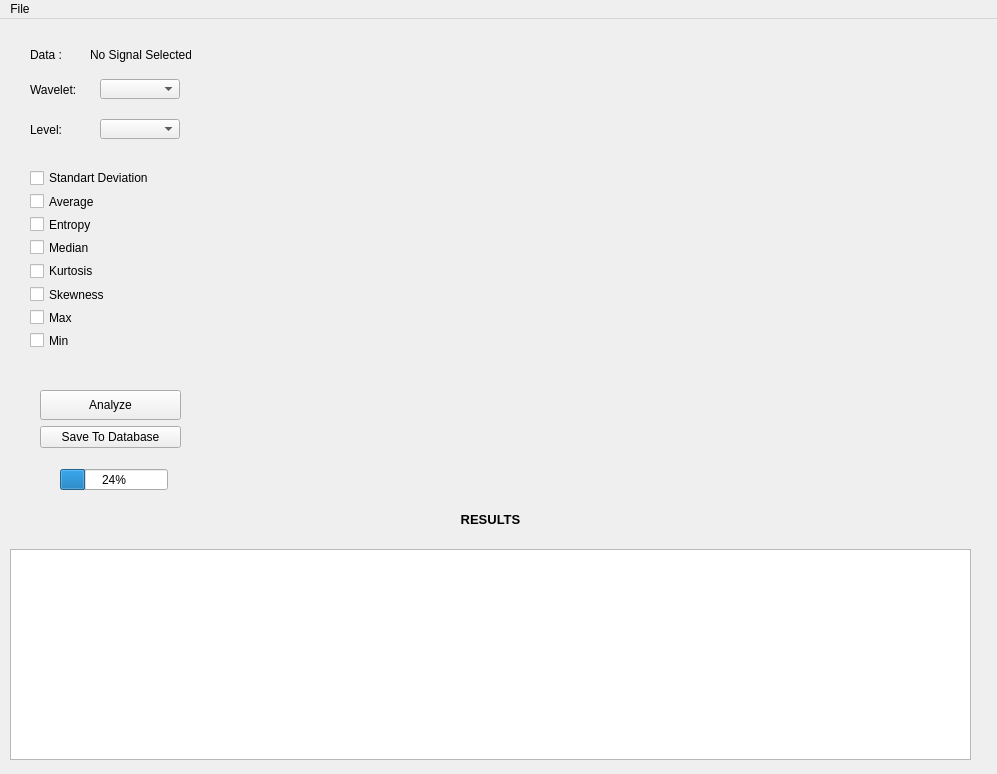
<?xml version="1.0" encoding="UTF-8"?>
<ui version="4.0">
 <class>MainWindow</class>
 <widget class="QMainWindow" name="MainWindow">
  <property name="geometry">
   <rect>
    <x>0</x>
    <y>0</y>
    <width>997</width>
    <height>774</height>
   </rect>
  </property>
  <property name="sizePolicy">
   <sizepolicy hsizetype="Fixed" vsizetype="Fixed">
    <horstretch>0</horstretch>
    <verstretch>0</verstretch>
   </sizepolicy>
  </property>
  <property name="windowTitle">
   <string>MainWindow</string>
  </property>
  <widget class="QWidget" name="centralwidget">
   <widget class="MplWidget" name="MplWidget" native="true">
    <property name="geometry">
     <rect>
      <x>240</x>
      <y>30</y>
      <width>731</width>
      <height>441</height>
     </rect>
    </property>
   </widget>
   <widget class="QTableWidget" name="tableWidget_1D_matrix">
    <property name="geometry">
     <rect>
      <x>10</x>
      <y>530</y>
      <width>961</width>
      <height>211</height>
     </rect>
    </property>
   </widget>
   <widget class="QWidget" name="verticalLayoutWidget_3">
    <property name="geometry">
     <rect>
      <x>40</x>
      <y>360</y>
      <width>141</width>
      <height>81</height>
     </rect>
    </property>
    <layout class="QVBoxLayout" name="verticalLayout_3">
     <item>
      <layout class="QVBoxLayout" name="verticalLayout_2">
       <item>
        <widget class="QPushButton" name="pushButton_1D_Analyze">
         <property name="sizePolicy">
          <sizepolicy hsizetype="Fixed" vsizetype="Fixed">
           <horstretch>0</horstretch>
           <verstretch>0</verstretch>
          </sizepolicy>
         </property>
         <property name="minimumSize">
          <size>
           <width>3</width>
           <height>3</height>
          </size>
         </property>
         <property name="maximumSize">
          <size>
           <width>150</width>
           <height>30</height>
          </size>
         </property>
         <property name="text">
          <string>Analyze</string>
         </property>
        </widget>
       </item>
       <item>
        <widget class="QPushButton" name="pushButton_save_to_db">
         <property name="text">
          <string>Save To Database</string>
         </property>
        </widget>
       </item>
      </layout>
     </item>
    </layout>
   </widget>
   <widget class="QProgressBar" name="progressBar">
    <property name="geometry">
     <rect>
      <x>60</x>
      <y>450</y>
      <width>108</width>
      <height>21</height>
     </rect>
    </property>
    <property name="sizePolicy">
     <sizepolicy hsizetype="Fixed" vsizetype="Fixed">
      <horstretch>0</horstretch>
      <verstretch>0</verstretch>
     </sizepolicy>
    </property>
    <property name="value">
     <number>24</number>
    </property>
    <property name="alignment">
     <set>Qt::AlignCenter</set>
    </property>
   </widget>
   <widget class="QWidget" name="layoutWidget">
    <property name="geometry">
     <rect>
      <x>30</x>
      <y>150</y>
      <width>169</width>
      <height>180</height>
     </rect>
    </property>
    <layout class="QVBoxLayout" name="verticalLayout_6">
     <item>
      <widget class="QCheckBox" name="checkBox_1D_StandartDeviation">
       <property name="text">
        <string>Standart Deviation</string>
       </property>
      </widget>
     </item>
     <item>
      <widget class="QCheckBox" name="checkBox_1D_Average">
       <property name="text">
        <string>Average</string>
       </property>
      </widget>
     </item>
     <item>
      <widget class="QCheckBox" name="checkBox_1D_Entropy">
       <property name="text">
        <string>Entropy</string>
       </property>
      </widget>
     </item>
     <item>
      <widget class="QCheckBox" name="checkBox_1D_Median">
       <property name="text">
        <string>Median</string>
       </property>
      </widget>
     </item>
     <item>
      <widget class="QCheckBox" name="checkBox_1D_Kurtosis">
       <property name="text">
        <string>Kurtosis</string>
       </property>
      </widget>
     </item>
     <item>
      <widget class="QCheckBox" name="checkBox_1D_Skewness">
       <property name="text">
        <string>Skewness</string>
       </property>
      </widget>
     </item>
     <item>
      <widget class="QCheckBox" name="checkBox_1D_Max">
       <property name="text">
        <string>Max</string>
       </property>
      </widget>
     </item>
     <item>
      <widget class="QCheckBox" name="checkBox_1D_Min">
       <property name="text">
        <string>Min</string>
       </property>
      </widget>
     </item>
    </layout>
   </widget>
   <widget class="QComboBox" name="comboBox_1D_Level">
    <property name="geometry">
     <rect>
      <x>100</x>
      <y>100</y>
      <width>80</width>
      <height>20</height>
     </rect>
    </property>
   </widget>
   <widget class="QLabel" name="label_1D_Level">
    <property name="geometry">
     <rect>
      <x>30</x>
      <y>90</y>
      <width>71</width>
      <height>41</height>
     </rect>
    </property>
    <property name="text">
     <string>Level:</string>
    </property>
   </widget>
   <widget class="QLabel" name="label_1D_Data">
    <property name="geometry">
     <rect>
      <x>30</x>
      <y>20</y>
      <width>71</width>
      <height>31</height>
     </rect>
    </property>
    <property name="text">
     <string>Data : </string>
    </property>
   </widget>
   <widget class="QComboBox" name="comboBox_1D_Type">
    <property name="geometry">
     <rect>
      <x>100</x>
      <y>60</y>
      <width>80</width>
      <height>20</height>
     </rect>
    </property>
   </widget>
   <widget class="QLabel" name="label_1D_DataName">
    <property name="geometry">
     <rect>
      <x>90</x>
      <y>20</y>
      <width>101</width>
      <height>31</height>
     </rect>
    </property>
    <property name="text">
     <string>No Signal Selected</string>
    </property>
   </widget>
   <widget class="QLabel" name="label_1D_Type">
    <property name="geometry">
     <rect>
      <x>30</x>
      <y>50</y>
      <width>51</width>
      <height>41</height>
     </rect>
    </property>
    <property name="text">
     <string>Wavelet:</string>
    </property>
   </widget>
   <widget class="QLabel" name="label">
    <property name="geometry">
     <rect>
      <x>410</x>
      <y>480</y>
      <width>161</width>
      <height>41</height>
     </rect>
    </property>
    <property name="font">
     <font>
      <pointsize>10</pointsize>
      <weight>75</weight>
      <bold>true</bold>
     </font>
    </property>
    <property name="text">
     <string>RESULTS</string>
    </property>
    <property name="alignment">
     <set>Qt::AlignCenter</set>
    </property>
   </widget>
  </widget>
  <widget class="QMenuBar" name="menubar">
   <property name="geometry">
    <rect>
     <x>0</x>
     <y>0</y>
     <width>997</width>
     <height>21</height>
    </rect>
   </property>
   <widget class="QMenu" name="menuLoad">
    <property name="title">
     <string>File</string>
    </property>
    <widget class="QMenu" name="menuLoad_2">
     <property name="title">
      <string>Load</string>
     </property>
     <addaction name="actionImage"/>
     <addaction name="actionFolder"/>
    </widget>
    <addaction name="menuLoad_2"/>
    <addaction name="actionClose"/>
   </widget>
   <addaction name="menuLoad"/>
  </widget>
  <action name="actionImage">
   <property name="text">
    <string>Signal</string>
   </property>
  </action>
  <action name="actionClose">
   <property name="text">
    <string>Close</string>
   </property>
  </action>
  <action name="actionFolder">
   <property name="text">
    <string>Folder</string>
   </property>
  </action>
 </widget>
 <customwidgets>
  <customwidget>
   <class>MplWidget</class>
   <extends>QWidget</extends>
   <header>mplwidget.h</header>
   <container>1</container>
  </customwidget>
 </customwidgets>
 <resources/>
 <connections/>
</ui>
